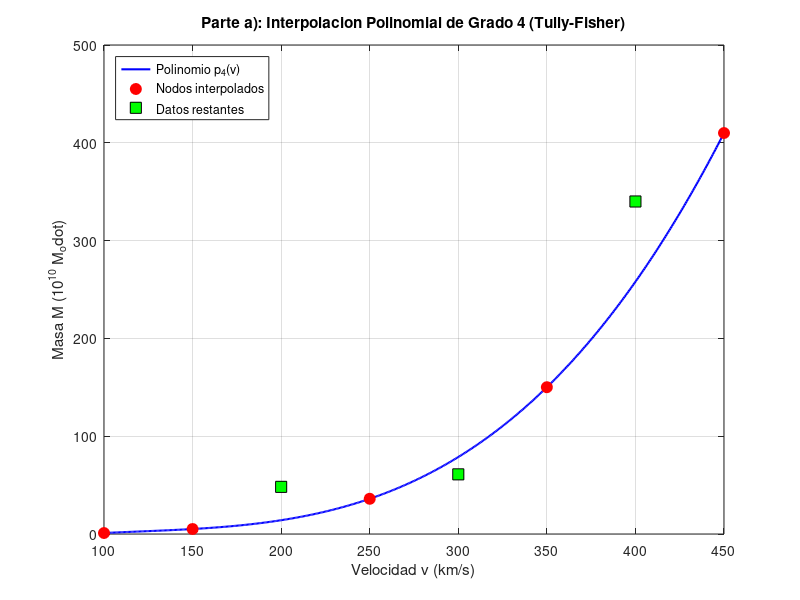

This chart was generated by the following MATLAB code:
function partea ()
  % Datos completos
  v_all = [100, 150, 200, 250, 300, 350, 400, 450];
  M_all = [1.0, 5.1, 48.2, 36.0, 61.0, 150.1, 340.0, 410.0];

  % Nodos de interpolacion parte a)
  idx_sub = [1, 2, 4, 6, 8]; % posiciones de 100, 150, 250, 350, 450
  v_sub = v_all(idx_sub);
  M_sub = M_all(idx_sub);

  % Polinomio de grado 4
  p4_coeff = polyfit(v_sub, M_sub, 4);

  % Puntos restantes
  idx_rest = [3, 5, 7]; % posiciones de 200, 300, 400
  v_rest = v_all(idx_rest);
  M_rest = M_all(idx_rest);

  % Evaluacion de p4 en los puntos restantes
  p4_eval = polyval(p4_coeff, v_rest);
  err_abs = abs(M_rest - p4_eval);

  % Mostrar errores
  disp('Errores absolutos en v = [200, 300, 400]:');
  for i = 1:length(v_rest)
      fprintf('v = %d | M_obs = %.1f | p4(v) = %.4f | Error = %.4f\n', ...
              v_rest(i), M_rest(i), p4_eval(i), err_abs(i));
  end

  % Grafico
  v_grid = linspace(100, 450, 500);
  M_grid = polyval(p4_coeff, v_grid);

  figure;
  plot(v_grid, M_grid, 'b-', 'LineWidth', 1.5, 'DisplayName', 'Polinomio p_4(v)');
  hold on;
  plot(v_sub, M_sub, 'ro', 'MarkerSize', 8, 'MarkerFaceColor', 'r', 'DisplayName', 'Nodos interpolados');
  plot(v_rest, M_rest, 'ks', 'MarkerSize', 8, 'MarkerFaceColor', 'g', 'DisplayName', 'Datos restantes');
  xlabel('Velocidad v (km/s)');
  ylabel('Masa M (10^{10} M_\odot)');
  title('Parte a): Interpolacion Polinomial de Grado 4 (Tully-Fisher)');
  legend('location', 'northwest');
  grid on;
end
